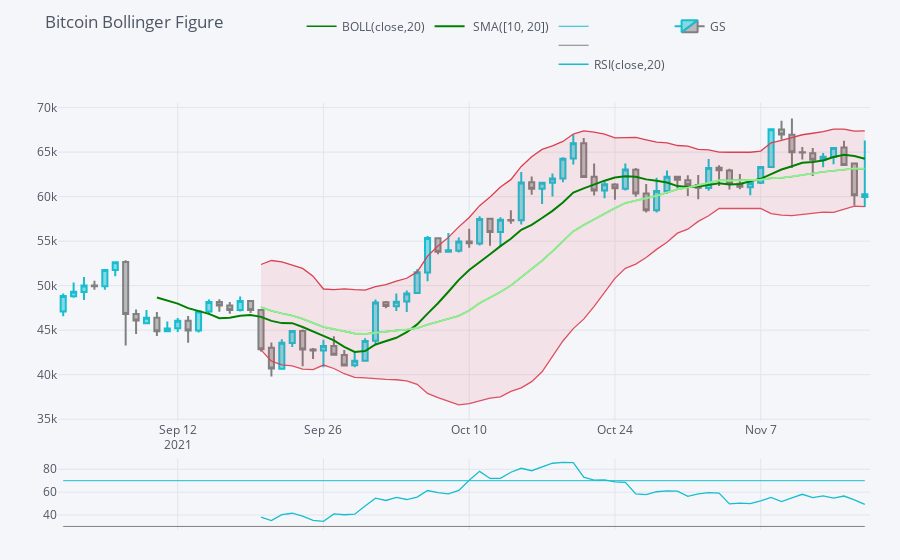

Notebook cell for this chart:
### Markdown cell above
<img src="https://www.nothardtrading.com/wp-content/uploads/2020/12/Inverted-Hammer-Candle-Pattern-GREEN.png" width="500px" align="center">

# 🙞 🗦 So we have an inverted hmmer pattern  comming after down trend 🗧 !

## 🙞 🗦 Thats endorse the investing hypothesis.  🗧 !

### Code cell
# let's use the bollinger and rsi to detect the signs of buying

bitcoin_scope=bitcoin[bitcoin['date']>='2021-9-1']
bitcoin_scope=bitcoin_scope.set_index('date')

qf=cf.QuantFig(bitcoin_scope,title='Bitcoin Bollinger Figure',legend='top',name='GS')

qf.add_bollinger_bands(periods=20,boll_std=2,colors=['green','red'],fill=True)
qf.add_sma([10,20],width=2,color=['green','lightgreen'],legendgroup=True)
qf.add_rsi(periods=20,color='java')

qf.iplot()
